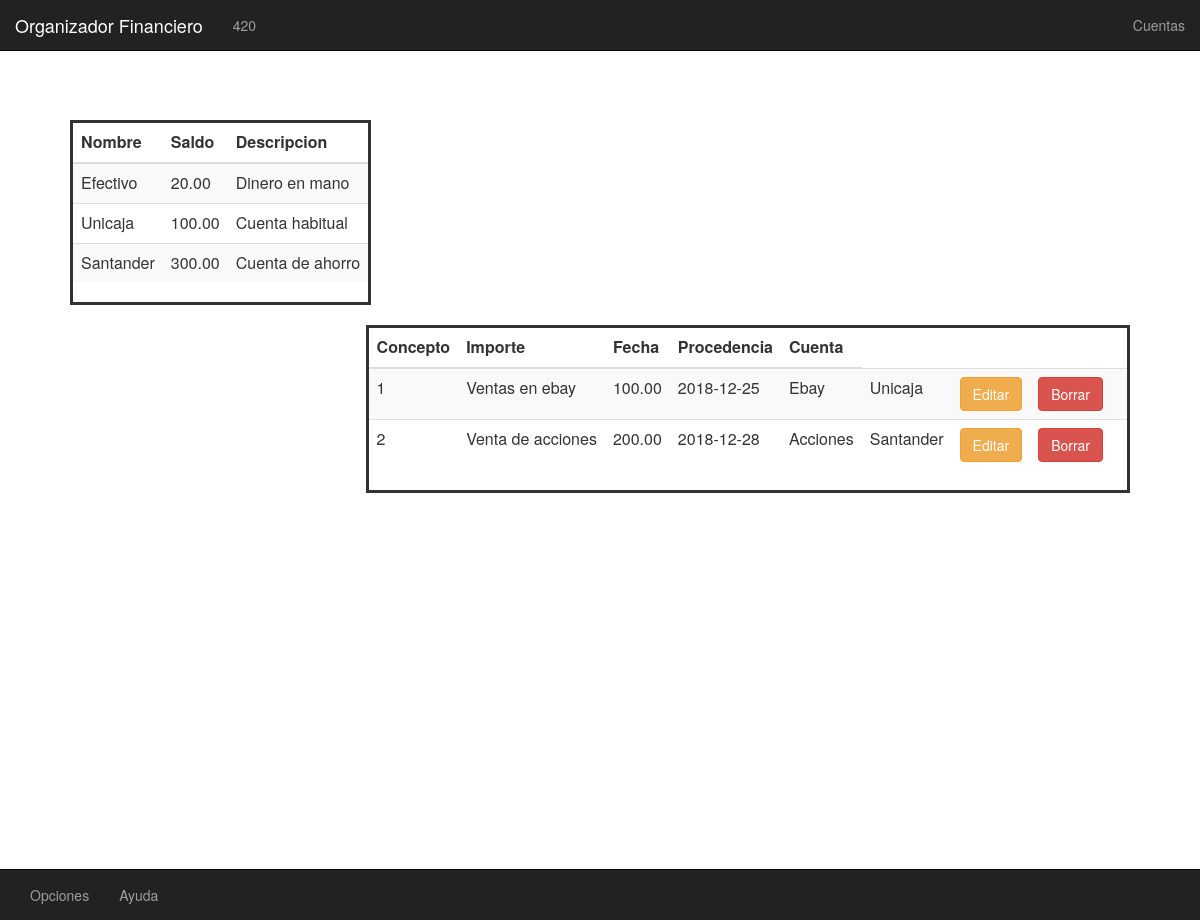
Before: / with the older database file.
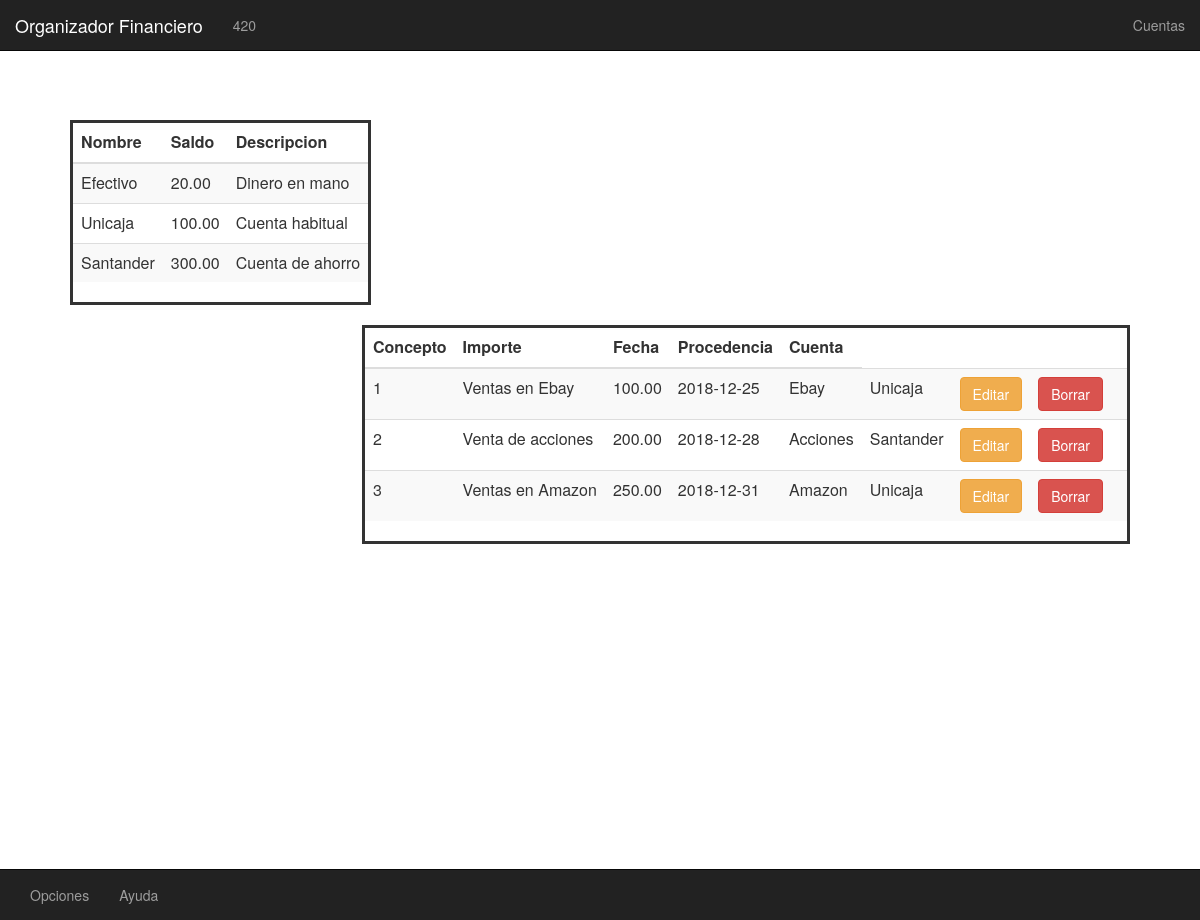
After: the same page with the newer database file.
### tables this page shows
CREATE TABLE cuentas (
	id INT PRIMARY KEY AUTO_INCREMENT,
	nombre VARCHAR(50),
    saldo DECIMAL(15,2),
    descripcion VARCHAR(50)
);

CREATE TABLE ingresos (
	id INT PRIMARY KEY AUTO_INCREMENT,
	importe DECIMAL(6,2),  
    concepto VARCHAR(50),  
    fecha DATE,  
    procedencia VARCHAR(50),  
    cuenta VARCHAR(50)  
);

### functions/mostrar_ingresos.php (the view, shortened to what this page needs)
<table class="table table-striped">
    <thead>
    <tr>
        <th>Concepto</th>
        <th>Importe</th>
        <th>Fecha</th>
        <th>Procedencia</th>
        <th>Cuenta</th>
    </tr>
    </thead>
<?php
$res = mysql_query("SELECT * FROM ingresos")
or die(mysql_error());
while($row = mysql_fetch_array( $res )) {?>
    <tr>
        <td><?php echo $row['id'];?></td>
        <td><?php echo $row['concepto'];?></td>
        <td><?php echo $row['importe'];?></td>
        <td><?php echo $row['fecha'];?></td>
        <td><?php echo $row['procedencia'];?></td>
        <td><?php echo $row['cuenta'];?></td>
        <td>
            <button type="button" class="btn btn-warning" data-toggle="modal" data-target="#modal_editar_<?php echo $row['id'] ;?>">
            Editar
            </button>
        </td>
        <td>
        <button type="button" class="btn btn-danger" data-toggle="modal" data-target="#modal_borrar_<?php echo $row['id'] ;?>">
        Borrar
        </button>
        </td>
        <td>
        </td>
    </tr>
<?php } ?>
</table>

### navbars.php (shortened to what this page needs)
<html>
<link rel="stylesheet" href="https://maxcdn.bootstrapcdn.com/bootstrap/3.3.7/css/bootstrap.min.css">
<nav class="navbar navbar-fixed-top navbar-inverse">
<div class="container-fluid">
    <div class="navbar-header">
        <a class="navbar-brand" href="index.php">Organizador Financiero</a>
    </div>
    <ul class="nav navbar-nav navbar-middle" style="text-align: center;">
        <li><a href="ver_patrimonio.php"><?php include "functions/mostrar_patrimonio.php" ?></a></li>
    </ul>
    <ul class="nav navbar-nav navbar-right">
        <li><a href="cuentas.php">Cuentas</a></li>
    </ul>
</div>
</nav>
<nav class="navbar navbar-fixed-bottom navbar-inverse">
<div class="container-fluid">
    <ul class="nav navbar-nav navbar-left">
        <li><a href="#">Opciones</a></li>
        <li><a href="#">Ayuda</a></li>
    </ul>
</div>
</nav>
</html>

### functions/mostrar_patrimonio.php (shortened to what this page needs)
<?php
$patrimonio = 0;
$res = mysql_query("SELECT * FROM cuentas")
or die(mysql_error());
while($row = mysql_fetch_array( $res )) {
    $patrimonio = $patrimonio + $row['saldo'];
}
echo $patrimonio;
?>

### index.php (shortened to what this page needs)
<?php
include "navbars.php";
?>
<link href="css/index.css" rel="stylesheet" type="text/css"/>
<div class="mostrar_cuentas"><p>
  <?php include "functions/mostrar_cuentas.php"; ?>
</p></div>
<div class="mostrar_ingresos"><p>
  <?php include "functions/mostrar_ingresos.php"; ?>
</p></div>

### functions/mostrar_cuentas.php
<table class="table table-striped">
    <thead>
    <tr>
        <th>Nombre</th>
        <th>Saldo</th>
        <th>Descripcion</th>
    </tr>
    </thead>
<?php
$res = mysql_query("SELECT * FROM cuentas")
or die(mysql_error());
while($row = mysql_fetch_array( $res )) {?>
    <tr>
        <td><?php echo $row['nombre'];?></td>
        <td><?php echo $row['saldo'];?></td>
        <td><?php echo $row['descripcion'];?></td>
    </tr>
<?php } ?>
</table>

### css/index.css (style rules this page uses)
.mostrar_cuentas { width: auto; border-style: solid; margin-bottom: 20px; float: left; }
.mostrar_ingresos { width: auto; border-style: solid; margin-bottom: 20px; float: right; }

Changed rows visible on the page:
changed ingresos "Ebay": concepto "Ventas en ebay" → "Ventas en Ebay"
added ingresos: id "3", concepto "Ventas en Amazon", importe "250.00", fecha "2018-12-31", procedencia "Amazon", cuenta "Unicaja"
